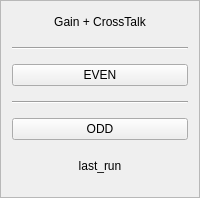
     <widget class="QFrame" name="frame_4">
      <property name="sizePolicy">
       <sizepolicy hsizetype="Minimum" vsizetype="Preferred">
        <horstretch>0</horstretch>
        <verstretch>0</verstretch>
       </sizepolicy>
      </property>
      <property name="minimumSize">
       <size>
        <width>100</width>
        <height>0</height>
       </size>
      </property>
      <property name="frameShape">
       <enum>QFrame::StyledPanel</enum>
      </property>
      <property name="frameShadow">
       <enum>QFrame::Raised</enum>
      </property>
      <layout class="QVBoxLayout" name="verticalLayout_5">
       <item>
        <widget class="QLabel" name="gain_label">
         <property name="sizePolicy">
          <sizepolicy hsizetype="Minimum" vsizetype="Fixed">
           <horstretch>0</horstretch>
           <verstretch>0</verstretch>
          </sizepolicy>
         </property>
         <property name="minimumSize">
          <size>
           <width>60</width>
           <height>20</height>
          </size>
         </property>
         <property name="text">
          <string>Gain + CrossTalk</string>
         </property>
         <property name="alignment">
          <set>Qt::AlignCenter</set>
         </property>
        </widget>
       </item>
       <item>
        <widget class="Line" name="line_4">
         <property name="sizePolicy">
          <sizepolicy hsizetype="Preferred" vsizetype="Fixed">
           <horstretch>0</horstretch>
           <verstretch>0</verstretch>
          </sizepolicy>
         </property>
         <property name="minimumSize">
          <size>
           <width>60</width>
           <height>20</height>
          </size>
         </property>
         <property name="orientation">
          <enum>Qt::Horizontal</enum>
         </property>
        </widget>
       </item>
       <item>
        <widget class="QPushButton" name="gain_cross_even_btn">
         <property name="sizePolicy">
          <sizepolicy hsizetype="Minimum" vsizetype="Fixed">
           <horstretch>0</horstretch>
           <verstretch>0</verstretch>
          </sizepolicy>
         </property>
         <property name="minimumSize">
          <size>
           <width>160</width>
           <height>20</height>
          </size>
         </property>
         <property name="text">
          <string>EVEN</string>
         </property>
        </widget>
       </item>
       <item>
        <widget class="Line" name="line_7">
         <property name="sizePolicy">
          <sizepolicy hsizetype="Preferred" vsizetype="Fixed">
           <horstretch>0</horstretch>
           <verstretch>0</verstretch>
          </sizepolicy>
         </property>
         <property name="minimumSize">
          <size>
           <width>60</width>
           <height>20</height>
          </size>
         </property>
         <property name="orientation">
          <enum>Qt::Horizontal</enum>
         </property>
        </widget>
       </item>
       <item>
        <widget class="QPushButton" name="gain_cross_odd_btn">
         <property name="sizePolicy">
          <sizepolicy hsizetype="Minimum" vsizetype="Fixed">
           <horstretch>0</horstretch>
           <verstretch>0</verstretch>
          </sizepolicy>
         </property>
         <property name="minimumSize">
          <size>
           <width>160</width>
           <height>20</height>
          </size>
         </property>
         <property name="text">
          <string>ODD</string>
         </property>
        </widget>
       </item>
       <item>
        <widget class="QLabel" name="gain_lastrun_label">
         <property name="sizePolicy">
          <sizepolicy hsizetype="Minimum" vsizetype="Minimum">
           <horstretch>0</horstretch>
           <verstretch>0</verstretch>
          </sizepolicy>
         </property>
         <property name="minimumSize">
          <size>
           <width>60</width>
           <height>40</height>
          </size>
         </property>
         <property name="text">
          <string>last_run</string>
         </property>
         <property name="alignment">
          <set>Qt::AlignCenter</set>
         </property>
         <property name="wordWrap">
          <bool>true</bool>
         </property>
        </widget>
       </item>
      </layout>
     </widget>
